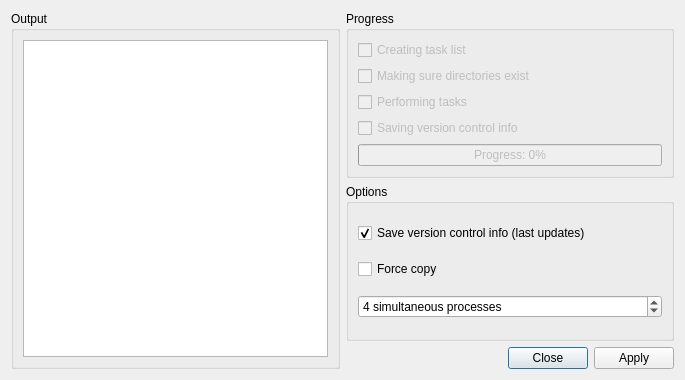
<?xml version="1.0" encoding="UTF-8"?>
<ui version="4.0">
 <class>nRPTDialog</class>
 <widget class="QDialog" name="nRPTDialog">
  <property name="windowModality">
   <enum>Qt::NonModal</enum>
  </property>
  <property name="geometry">
   <rect>
    <x>0</x>
    <y>0</y>
    <width>685</width>
    <height>380</height>
   </rect>
  </property>
  <property name="windowTitle">
   <string>neiatree</string>
  </property>
  <layout class="QHBoxLayout" name="horizontalLayout">
   <item>
    <widget class="QGroupBox" name="groupBox_3">
     <property name="title">
      <string>Output</string>
     </property>
     <layout class="QHBoxLayout" name="horizontalLayout_2">
      <item>
       <widget class="QPlainTextEdit" name="output">
        <property name="horizontalScrollBarPolicy">
         <enum>Qt::ScrollBarAlwaysOff</enum>
        </property>
        <property name="readOnly">
         <bool>true</bool>
        </property>
       </widget>
      </item>
     </layout>
    </widget>
   </item>
   <item>
    <widget class="QWidget" name="widget" native="true">
     <layout class="QVBoxLayout" name="verticalLayout">
      <property name="leftMargin">
       <number>0</number>
      </property>
      <property name="topMargin">
       <number>0</number>
      </property>
      <property name="rightMargin">
       <number>0</number>
      </property>
      <property name="bottomMargin">
       <number>0</number>
      </property>
      <item>
       <widget class="QGroupBox" name="progressGroupBox">
        <property name="title">
         <string>Progress</string>
        </property>
        <layout class="QVBoxLayout" name="verticalLayout_2">
         <item>
          <widget class="QCheckBox" name="progress1">
           <property name="enabled">
            <bool>false</bool>
           </property>
           <property name="text">
            <string>Creating task list</string>
           </property>
           <property name="checkable">
            <bool>false</bool>
           </property>
           <property name="checked">
            <bool>false</bool>
           </property>
          </widget>
         </item>
         <item>
          <widget class="QCheckBox" name="progress2">
           <property name="enabled">
            <bool>false</bool>
           </property>
           <property name="text">
            <string>Making sure directories exist</string>
           </property>
           <property name="checkable">
            <bool>false</bool>
           </property>
          </widget>
         </item>
         <item>
          <widget class="QCheckBox" name="progress3">
           <property name="enabled">
            <bool>false</bool>
           </property>
           <property name="text">
            <string>Performing tasks</string>
           </property>
           <property name="checkable">
            <bool>false</bool>
           </property>
          </widget>
         </item>
         <item>
          <widget class="QCheckBox" name="progress4">
           <property name="enabled">
            <bool>false</bool>
           </property>
           <property name="text">
            <string>Saving version control info</string>
           </property>
           <property name="checkable">
            <bool>false</bool>
           </property>
          </widget>
         </item>
         <item>
          <widget class="QProgressBar" name="progressBar">
           <property name="enabled">
            <bool>false</bool>
           </property>
           <property name="value">
            <number>0</number>
           </property>
           <property name="format">
            <string>Progress: %p%</string>
           </property>
          </widget>
         </item>
        </layout>
       </widget>
      </item>
      <item>
       <widget class="QGroupBox" name="groupBox_4">
        <property name="title">
         <string>Options</string>
        </property>
        <layout class="QVBoxLayout" name="verticalLayout_3">
         <item>
          <widget class="QCheckBox" name="checkSaveVersionCtrl">
           <property name="text">
            <string>Save version control info (last updates)</string>
           </property>
           <property name="checkable">
            <bool>true</bool>
           </property>
           <property name="checked">
            <bool>true</bool>
           </property>
          </widget>
         </item>
         <item>
          <widget class="QCheckBox" name="checkForceCopy">
           <property name="text">
            <string>Force copy</string>
           </property>
           <property name="checkable">
            <bool>true</bool>
           </property>
          </widget>
         </item>
         <item>
          <widget class="QSpinBox" name="threadsSpinBox">
           <property name="suffix">
            <string> simultaneous processes</string>
           </property>
           <property name="minimum">
            <number>1</number>
           </property>
           <property name="maximum">
            <number>8</number>
           </property>
           <property name="value">
            <number>4</number>
           </property>
          </widget>
         </item>
        </layout>
       </widget>
      </item>
      <item>
       <widget class="QDialogButtonBox" name="buttonBox">
        <property name="orientation">
         <enum>Qt::Horizontal</enum>
        </property>
        <property name="standardButtons">
         <set>QDialogButtonBox::Apply|QDialogButtonBox::Close</set>
        </property>
        <property name="centerButtons">
         <bool>false</bool>
        </property>
       </widget>
      </item>
     </layout>
    </widget>
   </item>
  </layout>
 </widget>
 <resources/>
 <connections>
  <connection>
   <sender>buttonBox</sender>
   <signal>accepted()</signal>
   <receiver>nRPTDialog</receiver>
   <slot>accept()</slot>
   <hints>
    <hint type="sourcelabel">
     <x>248</x>
     <y>254</y>
    </hint>
    <hint type="destinationlabel">
     <x>157</x>
     <y>274</y>
    </hint>
   </hints>
  </connection>
  <connection>
   <sender>buttonBox</sender>
   <signal>rejected()</signal>
   <receiver>nRPTDialog</receiver>
   <slot>reject()</slot>
   <hints>
    <hint type="sourcelabel">
     <x>316</x>
     <y>260</y>
    </hint>
    <hint type="destinationlabel">
     <x>286</x>
     <y>274</y>
    </hint>
   </hints>
  </connection>
 </connections>
</ui>
